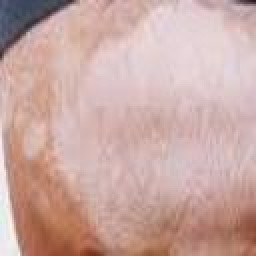
#> input picture CleanedOriginalDatasets/Vitiligo/Vitiligo_1.jpeg, 128 x 128 px, found by its file name (shown 2 times larger); its folder holds only this picture in this run
$ python BlkandWhite_20241020133858.py
#> lines starting #> are read from the running program, lines starting #| are printed output that depends on the picture
import os
from skimage import io, color
from skimage.util import img_as_ubyte

# Function to convert images to grayscale
def convert_to_grayscale(input_dir, output_dir):
    # Create output directory if it doesn't exist
    if not os.path.exists(output_dir):
        os.makedirs(output_dir)

    # Loop through all the files in the input directory
    for filename in os.listdir(input_dir):
        if filename.endswith(".png") or filename.endswith(".jpg") or filename.endswith(".jpeg"):
            # Read the image
            image_path = os.path.join(input_dir, filename)
            image = io.imread(image_path)
#> image is the input picture: shape (128, 128, 3); mean R, G, B 202, 168.8, 163.3

            # Convert the image to grayscale
            grayscale_image = color.rgb2gray(image)
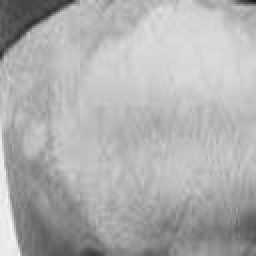
#> grayscale_image: shape (128, 128) float64 (shown 2 times larger); min 0.106, max 0.964, mean 0.688

            # Convert grayscale image to 8-bit unsigned integers
            grayscale_image_ubyte = img_as_ubyte(grayscale_image)

            # Save the grayscale image to the output directory
            output_path = os.path.join(output_dir, filename)
            io.imsave(output_path, grayscale_image_ubyte)
            print(f"Converted {filename} to grayscale and saved to {output_path}")

# Paths
input_directory = r"C:\xampp\htdocs\ThesisPrototype\CleanedOriginalDatasets\Vitiligo"  # Replace with the path to your image datasets
output_directory = r"C:\xampp\htdocs\ThesisPrototype\Grayscaledatasets\Original\Vitiligo"  # Replace with the path where you want to save grayscale images

# Convert images in the directory
convert_to_grayscale(input_directory, output_directory)

$ run again, on CleanedOriginalDatasets/Vitiligo/Vitiligo_161.jpeg
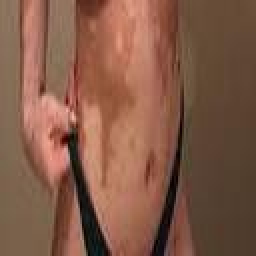
#> input picture CleanedOriginalDatasets/Vitiligo/Vitiligo_161.jpeg, 128 x 128 px, found by its file name (shown 2 times larger)
#> in convert_to_grayscale, image is the input picture: shape (128, 128, 3); mean R, G, B 130.9, 90.2, 71.3
#> in convert_to_grayscale, `grayscale_image = color.rgb2gray(image)`:
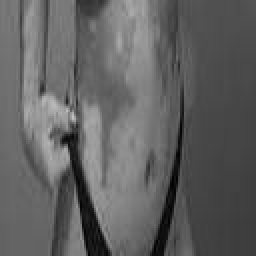
#> grayscale_image: shape (128, 128) float64 (shown 2 times larger); min 0.00583, max 0.765, mean 0.382

$ run again, on CleanedOriginalDatasets/Vitiligo/Vitiligo_29.jpeg
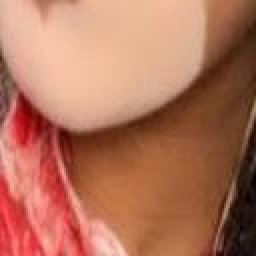
#> input picture CleanedOriginalDatasets/Vitiligo/Vitiligo_29.jpeg, 128 x 128 px, found by its file name (shown 2 times larger)
#> in convert_to_grayscale, image is the input picture: shape (128, 128, 3); mean R, G, B 178.2, 114.5, 90.8
#> in convert_to_grayscale, `grayscale_image = color.rgb2gray(image)`:
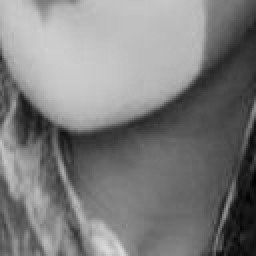
#> grayscale_image: shape (128, 128) float64 (shown 2 times larger); min 0.00667, max 0.855, mean 0.495

$ run again, on CleanedOriginalDatasets/Vitiligo/Vitiligo_44.jpeg
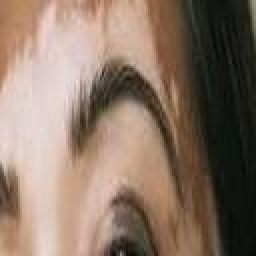
#> input picture CleanedOriginalDatasets/Vitiligo/Vitiligo_44.jpeg, 128 x 128 px, found by its file name (shown 2 times larger)
#> in convert_to_grayscale, image is the input picture: shape (128, 128, 3); mean R, G, B 138.5, 117.2, 102
#> in convert_to_grayscale, `grayscale_image = color.rgb2gray(image)`:
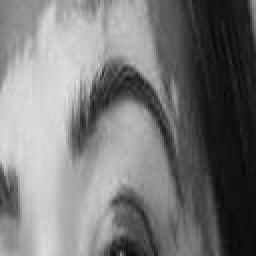
#> grayscale_image: shape (128, 128) float64 (shown 2 times larger); min 0.0334, max 0.884, mean 0.473

$ run again, on CleanedOriginalDatasets/Vitiligo/Vitiligo_115.jpeg
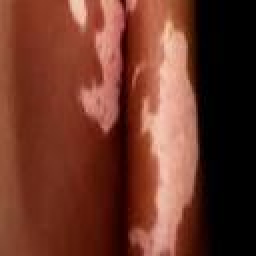
#> input picture CleanedOriginalDatasets/Vitiligo/Vitiligo_115.jpeg, 128 x 128 px, found by its file name (shown 2 times larger)
#> in convert_to_grayscale, image is the input picture: shape (128, 128, 3); mean R, G, B 107.9, 54.8, 40.8
#> in convert_to_grayscale, `grayscale_image = color.rgb2gray(image)`:
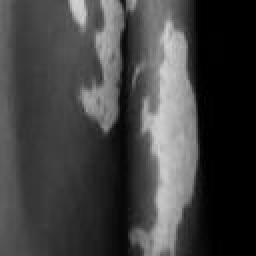
#> grayscale_image: shape (128, 128) float64 (shown 2 times larger); min 0, max 0.834, mean 0.255
